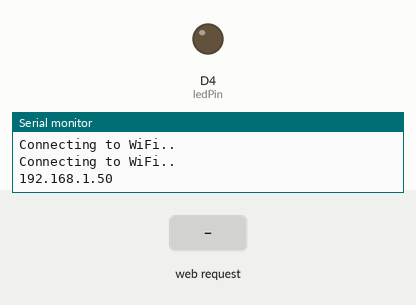
Simulated run of this sketch. Board: ESP8266 (NodeMCU). On the bench: output pins drawn as LEDs (lit = HIGH), the last lines printed to the serial monitor. The test bench sets the inputs (shaded band). WiFi joins after 1.5 s; servers stay silent unless stated.

Above: at 3.8 s.
3.9 s: HTTP request GET /led?action=ligar received
At 4.7 s:
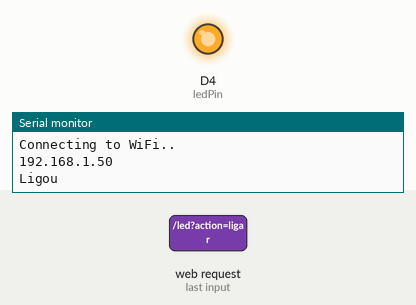
5.4 s: HTTP request GET /led?action=desligar received
At 5.8 s:
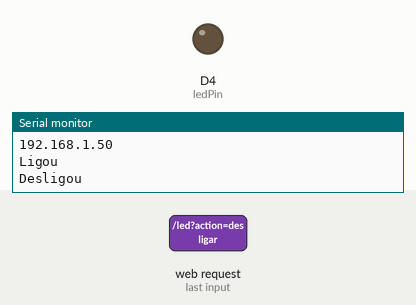
Timing chart, 0 to 8.4 s (numbered marks = the images above; inputs shaded):
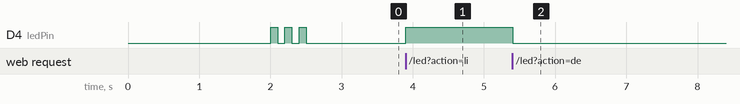

Measured:
- after the input at 3.9 s, D4 (ledPin): LOW → HIGH at once
- after the input at 5.4 s, D4 (ledPin): HIGH → LOW at once

The sketch:

Rakel.ino
```cpp
#include <ESP8266WiFi.h>
#include <ESP8266WebServer.h>

// Inclusão da internet que será conectada, e senha
// como fazer isso de forma automática??
const char* ssid = "Arthur";
const char* password = "tutu2023";

// Especificação do servidor a ser utilizado
ESP8266WebServer server(80);

const int ledPin = D4; // Pino do LED
bool ledState = false; // Estado inicial do LED

// Condições Iniciais
void setup() {
  pinMode(ledPin, OUTPUT); // Configura o pino ledPin como OUTPUT
  digitalWrite(ledPin, LOW); // Seta o estado do pino como LOW (DESLIGADO)

  Serial.begin(115200); // inicia o Monitor Serial

  WiFi.begin(ssid, password); // Se conecta com o wifi especificado anteriormente
  while (WiFi.status() != WL_CONNECTED) { // enquanto não conectar: sinalizar a tentativa de conexão
    delay(1000);
    Serial.println("Connecting to WiFi..");
  }
  // liga e desliga o led para indicar a conexão

for (int i = 0; i < 3; i++) {
    digitalWrite(ledPin, HIGH);  // Ligar o LED
    delay(100);
    digitalWrite(ledPin, LOW);  // Desligar o LED
    delay(100);
    }

  Serial.println(WiFi.localIP()); // indica o IP que realizou a conexão

  server.on("/", []() {
    server.send(200, "text/plain", "Hello from NodeMCU!");
  });

  server.on("/led", []() {
    if (server.hasArg("action")) {
      String action = server.arg("action");
      if (action == "ligar") {
        digitalWrite(ledPin, HIGH);
        Serial.println("Ligou");
        ledState = true;
      } else if (action == "desligar") {
        digitalWrite(ledPin, LOW);
        Serial.println("Desligou");
        ledState = false;
      }
    }

    server.send(200, "text/plain", ledState ? "LED Ligado" : "LED Desligado");
  });

  server.begin();
}

void loop() {
  server.handleClient();
}
```
